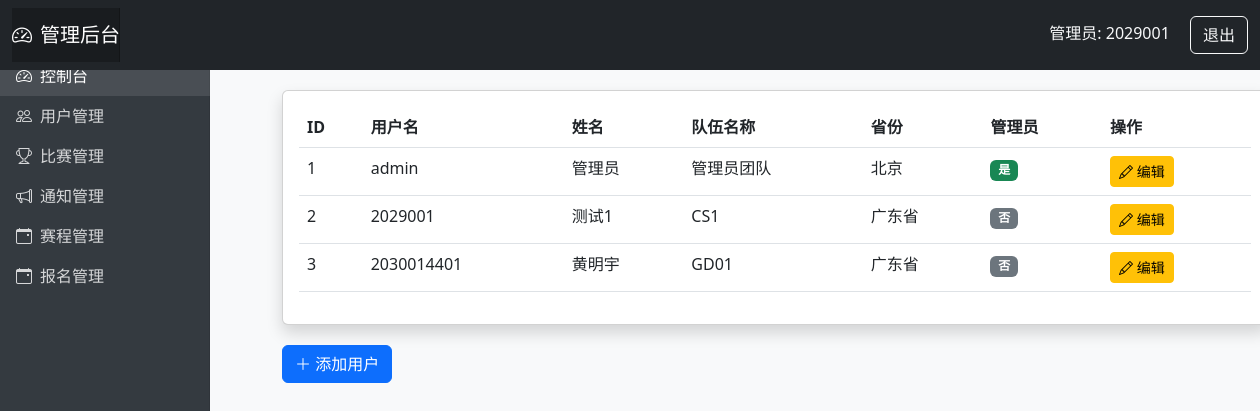
/admin/users (signed in), run on the app's committed database.
### main.py (models this page shows, shortened)
class User(db.Model):
    id = db.Column(db.Integer, primary_key=True)
    username = db.Column(db.String(80), unique=True, nullable=False)
    password = db.Column(db.String(120), nullable=False)
    name = db.Column(db.String(100), nullable=True)
    email = db.Column(db.String(100), nullable=True)
    phone = db.Column(db.String(20), nullable=True)
    team_name = db.Column(db.String(100), nullable=True)  # 新增队伍名称
    province = db.Column(db.String(50), nullable=True)    # 新增省份
    is_admin = db.Column(db.Boolean, default=False)
    registrations = db.relationship('Registration', backref='user', lazy=True)

### main.py (the view, shortened to what this page needs)
@app.route('/admin/users', methods=['GET', 'POST'])
def manage_users():
    if not 'is_admin' in session and session['is_admin']:
        flash('无权访问管理员页面', 'danger')
        return redirect(url_for('home'))
    users = User.query.all()
    return render_template('admin/users.html', users=users)

### templates/admin/users.html (shortened to what this page needs)
{% extends "admin/base.html" %}
{% block admin_content %}
<div class="container-fluid">
    <div class="d-flex justify-content-between align-items-center mb-4">
        <h2>用户管理</h2>
    </div>
    <div class="card shadow">
        <div class="card-body">
            <div class="table-responsive">
                <table class="table table-hover">
                    <thead>
                        <tr>
                            <th>ID</th>
                            <th>用户名</th>
                            <th>姓名</th>
                            <th>队伍名称</th>
                            <th>省份</th>
                            <th>管理员</th>
                            <th>操作</th>
                        </tr>
                    </thead>
                    <tbody>
                        {% for user in users %}
                        <tr>
                            <td>{{ user.id }}</td>
                            <td>{{ user.username }}</td>
                            <td>{{ user.name or '-' }}</td>
                            <td>{{ user.team_name or '-' }}</td>
                            <td>{{ user.province or '-' }}</td>
                            <td>
                                {% if user.is_admin %}
                                <span class="badge bg-success">是</span>
                                {% else %}
                                <span class="badge bg-secondary">否</span>
                                {% endif %}
                            </td>
                            <td>
                                <a href="{{ url_for('edit_user', id=user.id) }}" class="btn btn-sm btn-warning">
                                    <i class="bi bi-pencil"></i> 编辑
                                </a>
                            </td>
                        </tr>
                        {% endfor %}
                    </tbody>
                </table>
            </div>
        </div>
    </div>
    <button class="btn btn-primary" data-bs-toggle="modal" data-bs-target="#addUserModal">
        <i class="bi bi-plus-lg"></i> 添加用户
    </button>
</div>
{% endblock %}

### templates/admin/base.html (style rules this page uses)
body { background-color: #f8f9fa; }
.card { box-shadow: 0 4px 6px rgba(0,0,0,0.1); margin-bottom: 20px; }

### data on the page
User: id "1", username "admin", name "管理员", team_name "管理员团队", province "北京", is_admin "是"
User: id "2", username "2029001", name "测试1", team_name "CS1", province "广东省", is_admin "否"
User: id "3", username "2030014401", name "黄明宇", team_name "GD01", province "广东省", is_admin "否"

### other printed values
{{ session.username }} "2029001"
